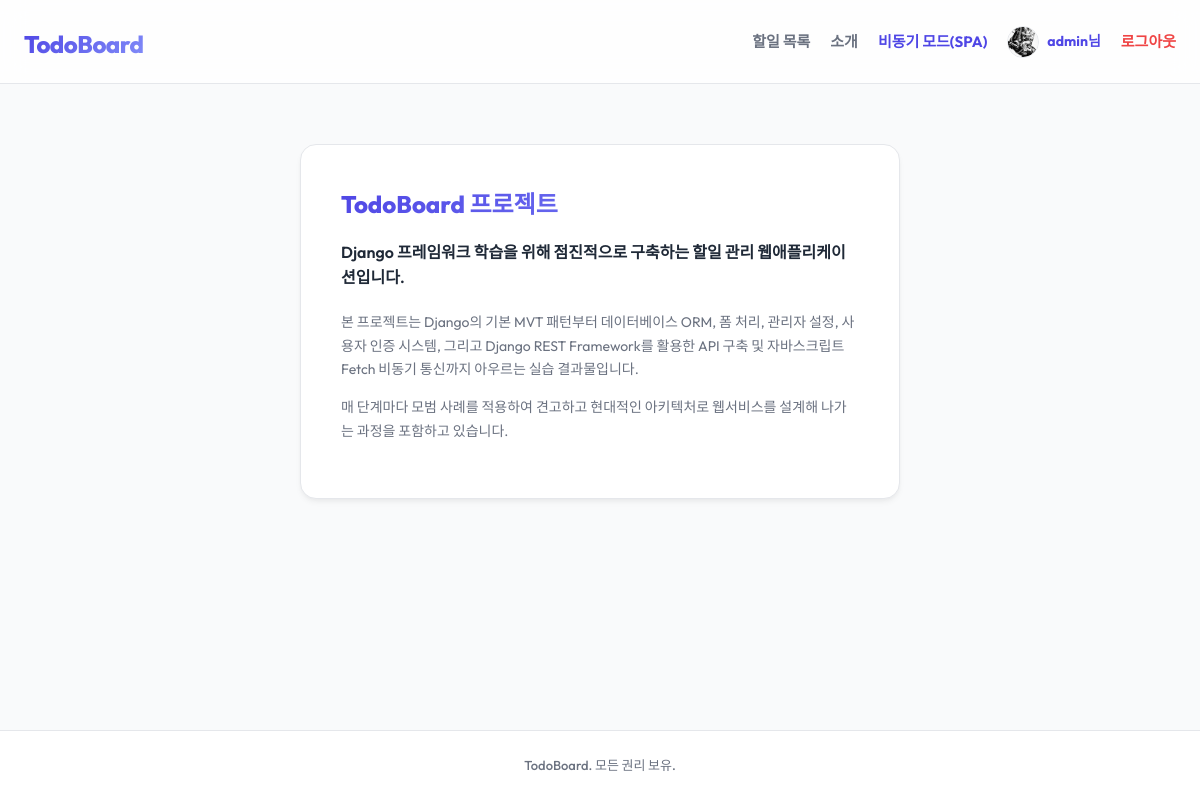
Screenshot of /about/ (signed in) with the database file from the repository.
### todos/models.py (models this page shows, shortened)
class CustomUser(AbstractUser):
    nickname = models.CharField(max_length=50, blank=True)
    avatar = models.ImageField(upload_to='avatars/', blank=True, null=True)

### todos/views.py (the view)
# urls.py: path('about/', views.AboutView.as_view(), name='about'),
class AboutView(View):
    def get(self, request):
        return render(request, 'todos/about.html')

### todos/context_processors.py (called while the page is built)
def global_spa_config(request):
    try:
        api_url = reverse('todos:api_todo-list')
    except Exception:
        api_url = '/api/todos/'
    return {
        'API_BASE_URL': api_url,
        'SITE_META_TITLE': 'TodoBoard Premium SPA',
    }

### todos/templates/todos/about.html
{% extends 'todos/base.html' %}
{% block content %}
<div class="about-container">
    <div class="about-card">
        <h2 class="about-title">TodoBoard 프로젝트</h2>
        <p class="about-lead">Django 프레임워크 학습을 위해 점진적으로 구축하는 할일 관리 웹애플리케이션입니다.</p>
        <div class="about-details">
            <p>본 프로젝트는 Django의 기본 MVT 패턴부터 데이터베이스 ORM, 폼 처리, 관리자 설정, 사용자 인증 시스템, 그리고 Django REST Framework를 활용한 API 구축 및 자바스크립트 Fetch 비동기 통신까지 아우르는 실습 결과물입니다.</p>
            <p>매 단계마다 모범 사례를 적용하여 견고하고 현대적인 아키텍처로 웹서비스를 설계해 나가는 과정을 포함하고 있습니다.</p>
        </div>
    </div>
</div>
{% endblock %}

### todos/templates/todos/base.html (shortened to what this page needs)
{% load static %}
<!DOCTYPE html>
<html lang="ko">
<head>
    <link rel="stylesheet" href="{% static 'todos/css/style.css' %}">
</head>
<body>
<header class="app-header">
    <div class="header-container">
        <h1 class="logo"><a href="{% url 'todos:todo_list' %}">TodoBoard</a></h1>
        <nav class="nav-links" style="display: flex; align-items: center; gap: 20px;">
            <a href="{% url 'todos:todo_list' %}" class="nav-item">할일 목록</a>
            <a href="{% url 'todos:about' %}" class="nav-item">소개</a>
            {% if user.is_authenticated %}
                <a href="{% url 'todos:spa_index' %}" class="nav-item" style="color: var(--primary-color); font-weight: 700;">비동기 모드(SPA)</a>
                <span class="user-avatar-wrapper" style="display: flex; align-items: center; gap: 8px;">
                    {% if user.avatar %}
                        <img src="{{ user.avatar.url }}" alt="avatar" style="width: 32px; height: 32px; border-radius: 50%; object-fit: cover; border: 1px solid var(--border-color);">
                    {% endif %}
                    <span class="user-greeting" style="font-weight: 700; color: var(--primary-color); font-size: 14px;">{{ user.nickname|default:user.username }}님</span>
                </span>
                <a href="{% url 'todos:logout' %}" class="nav-item" style="color: #ef4444;">로그아웃</a>
            {% else %}
                <a href="{% url 'todos:login' %}" class="nav-item">로그인</a>
                <a href="{% url 'todos:signup' %}" class="nav-item">회원가입</a>
            {% endif %}
        </nav>
    </div>
</header>
    <main class="app-main">
        <div class="main-container">
            {% block content %}
            {% endblock %}
        </div>
    </main>
    <footer class="app-footer">
        <div class="footer-container">
            <p>TodoBoard. 모든 권리 보유.</p>
        </div>
    </footer>
</body>
</html>

### todos/static/todos/css/style.css (style rules this page uses)
:root { --primary-color: #4f46e5; --primary-hover: #4338ca; --primary-light: #e0e7ff; --success-color: #10b981; --success-bg: #d1fae5; --warning-color: #f59e0b; --warning-bg: #fef3c7; --text-main: #1f2937; --text-muted: #6b7280; --bg-main: #f9fafb; --bg-card: #ffffff; --border-color: #e5e7eb; --border-radius-lg: 16px; --border-radius-md: 10px; --shadow-sm: 0 1px 3px rgba(0, 0, 0, 0.05); --shadow-md: 0 4px 6px -1px rgba(0, 0, 0, 0.05), 0 2px 4px -1px rgba(0, 0, 0, 0.03); --shadow-lg: 0 10px 15px -3px rgba(0, 0, 0, 0.05), 0 4px 6px -2px rgba(0, 0, 0, 0.02); }
* { margin: 0; padding: 0; box-sizing: border-box; }
body { font-family: 'Outfit', 'Noto Sans KR', sans-serif; background-color: var(--bg-main); color: var(--text-main); line-height: 1.6; display: flex; flex-direction: column; min-height: 100vh; }
a { color: inherit; text-decoration: none; }
.app-header { background-color: rgba(255, 255, 255, 0.8); backdrop-filter: blur(12px); border-bottom: 1px solid var(--border-color); position: sticky; top: 0; z-index: 100; }
.header-container { max-width: 1200px; margin: 0 auto; padding: 16px 24px; display: flex; justify-content: space-between; align-items: center; }
.logo a { font-size: 24px; font-weight: 800; background: linear-gradient(135deg, var(--primary-color), #818cf8); -webkit-background-clip: text; -webkit-text-fill-color: transparent; letter-spacing: -0.5px; }
.nav-links { display: flex; gap: 24px; }
.nav-item { font-weight: 600; font-size: 15px; color: var(--text-muted); transition: color 0.2s ease; }
.app-main { flex: 1; padding: 40px 24px; }
.main-container { max-width: 1000px; margin: 0 auto; }
.about-container { display: flex; justify-content: center; align-items: center; padding: 20px 0; }
.about-card { background-color: var(--bg-card); border: 1px solid var(--border-color); border-radius: var(--border-radius-lg); padding: 40px; max-width: 600px; box-shadow: var(--shadow-md); }
.about-title { font-size: 24px; font-weight: 800; margin-bottom: 16px; background: linear-gradient(135deg, var(--primary-color), #818cf8); -webkit-background-clip: text; -webkit-text-fill-color: transparent; }
.about-lead { font-size: 16px; font-weight: 600; color: var(--text-main); margin-bottom: 20px; }
.about-details p { font-size: 14px; color: var(--text-muted); margin-bottom: 14px; line-height: 1.7; }
.app-footer { background-color: #ffffff; border-top: 1px solid var(--border-color); padding: 24px; text-align: center; color: var(--text-muted); font-size: 13px; font-weight: 500; }
.footer-container { max-width: 1200px; margin: 0 auto; }

### rows the page displays
CustomUser: avatar (picture), nickname "admin"
